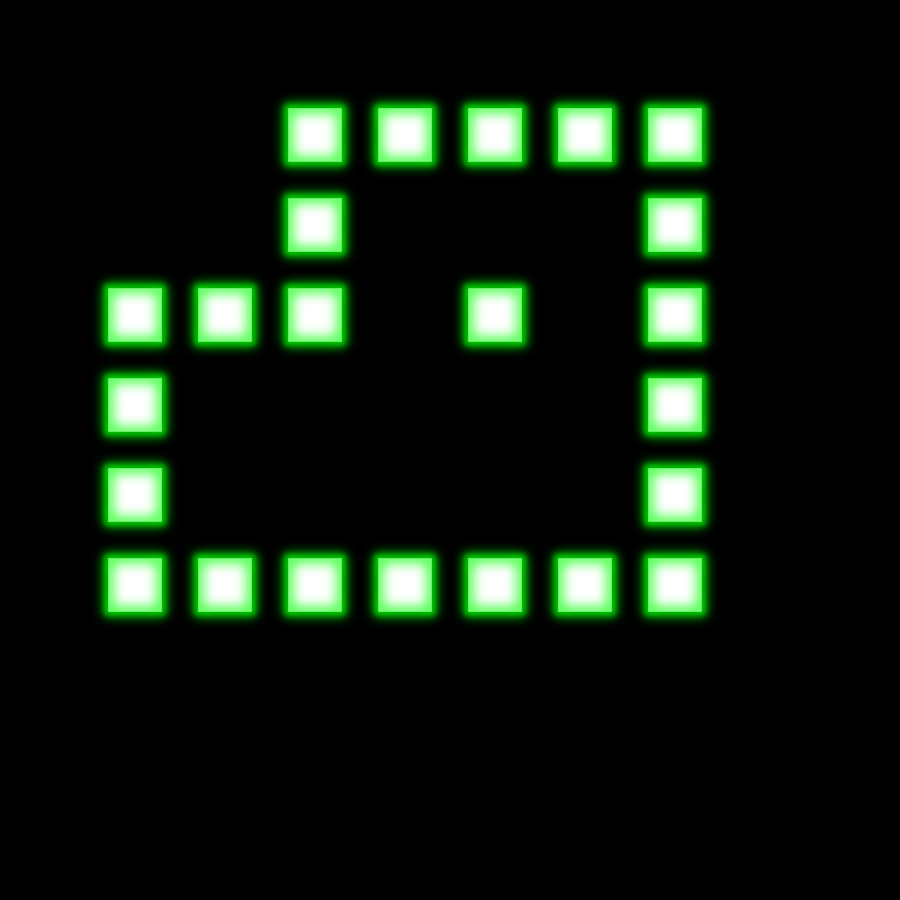

Below is a game level as drawn by its tile map, then a one-line description and the .tmx that defines it (tile-layer data replaced by summaries):
An orthogonal 10x10 tile map with 90x90 px tiles, 1 tile layer (Ground) and 7 objects (3x Box, 3x Point, Chuy).

<map version="1.0" orientation="orthogonal" width="10" height="10" tilewidth="90" tileheight="90">
 <tileset firstgid="1" name="SokoChuy" tilewidth="90" tileheight="90">
  <image source="gfx/tile.png" width="270" height="270" />
  <tile id="0">
   <properties>
    <property name="type" value="triangle a" />
   </properties>
  </tile>
  <tile id="1">
   <properties>
    <property name="type" value="triangle b" />
   </properties>
  </tile>
  <tile id="2">
   <properties>
    <property name="type" value="circle" />
   </properties>
  </tile>
  <tile id="3">
   <properties>
    <property name="type" value="triangle c" />
   </properties>
  </tile>
  <tile id="4">
   <properties>
    <property name="type" value="triangle d" />
   </properties>
  </tile>
  <tile id="5">
   <properties>
    <property name="type" value="square" />
   </properties>
  </tile>
 </tileset>
 <layer name="Ground" width="10" height="10">
  <properties>
   <property name="text" value="Area 4" />
  </properties>
  <data>[100 cells, 100 non-empty, 4 distinct tile ids]</data>
 </layer>
 <objectgroup name="Objects" width="10" height="10">
  <object name="Box" x="469" y="371" width="50" height="70" />
  <object name="Point" x="379" y="456" width="66" height="90" />
  <object name="Chuy" x="180" y="355" width="86" height="86" />
  <object name="Box" x="470" y="459" width="50" height="70" />
  <object name="Point" x="551" y="268" width="66" height="90" />
  <object name="Box" x="386" y="372" width="50" height="70" />
  <object name="Point" x="551" y="361" width="66" height="90" />
 </objectgroup>
</map>
